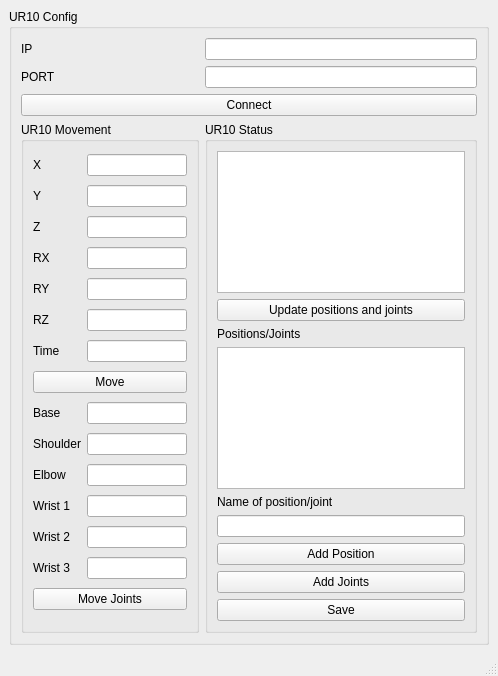
<?xml version="1.0" encoding="UTF-8"?>
<ui version="4.0">
 <class>MainWindow</class>
 <widget class="QMainWindow" name="MainWindow">
  <property name="geometry">
   <rect>
    <x>0</x>
    <y>0</y>
    <width>498</width>
    <height>676</height>
   </rect>
  </property>
  <property name="windowTitle">
   <string>UR10 GUI</string>
  </property>
  <widget class="QWidget" name="centralwidget">
   <layout class="QGridLayout" name="gridLayout_4">
    <item row="0" column="0">
     <layout class="QVBoxLayout" name="verticalLayout">
      <item>
       <widget class="QGroupBox" name="groupBox">
        <property name="title">
         <string>UR10 Config</string>
        </property>
        <layout class="QGridLayout" name="gridLayout_2">
         <item row="1" column="0">
          <widget class="QLabel" name="label_2">
           <property name="text">
            <string>PORT</string>
           </property>
          </widget>
         </item>
         <item row="2" column="0" colspan="2">
          <widget class="QPushButton" name="btnConnect">
           <property name="text">
            <string>Connect</string>
           </property>
          </widget>
         </item>
         <item row="0" column="1">
          <widget class="QLineEdit" name="tbIP"/>
         </item>
         <item row="1" column="1">
          <widget class="QLineEdit" name="tbPort"/>
         </item>
         <item row="0" column="0">
          <widget class="QLabel" name="label">
           <property name="text">
            <string>IP</string>
           </property>
          </widget>
         </item>
         <item row="3" column="0">
          <widget class="QGroupBox" name="groupBox_2">
           <property name="title">
            <string>UR10 Movement</string>
           </property>
           <layout class="QGridLayout" name="gridLayout">
            <item row="5" column="0">
             <widget class="QLabel" name="label_8">
              <property name="text">
               <string>RZ</string>
              </property>
             </widget>
            </item>
            <item row="4" column="1">
             <widget class="QLineEdit" name="tbRy"/>
            </item>
            <item row="5" column="1">
             <widget class="QLineEdit" name="tbRz"/>
            </item>
            <item row="3" column="1">
             <widget class="QLineEdit" name="tbRx"/>
            </item>
            <item row="6" column="1">
             <widget class="QLineEdit" name="tbTime"/>
            </item>
            <item row="11" column="0">
             <widget class="QLabel" name="label_12">
              <property name="text">
               <string>Elbow</string>
              </property>
             </widget>
            </item>
            <item row="4" column="0">
             <widget class="QLabel" name="label_7">
              <property name="text">
               <string>RY</string>
              </property>
             </widget>
            </item>
            <item row="7" column="0" colspan="2">
             <widget class="QPushButton" name="btnMove">
              <property name="text">
               <string>Move</string>
              </property>
             </widget>
            </item>
            <item row="6" column="0">
             <widget class="QLabel" name="label_9">
              <property name="text">
               <string>Time</string>
              </property>
             </widget>
            </item>
            <item row="2" column="0">
             <widget class="QLabel" name="label_5">
              <property name="text">
               <string>Z</string>
              </property>
             </widget>
            </item>
            <item row="0" column="0">
             <widget class="QLabel" name="label_3">
              <property name="text">
               <string>X</string>
              </property>
             </widget>
            </item>
            <item row="0" column="1">
             <widget class="QLineEdit" name="tbX">
              <property name="text">
               <string/>
              </property>
             </widget>
            </item>
            <item row="3" column="0">
             <widget class="QLabel" name="label_6">
              <property name="text">
               <string>RX</string>
              </property>
             </widget>
            </item>
            <item row="1" column="0">
             <widget class="QLabel" name="label_4">
              <property name="text">
               <string>Y</string>
              </property>
             </widget>
            </item>
            <item row="2" column="1">
             <widget class="QLineEdit" name="tbZ"/>
            </item>
            <item row="9" column="1">
             <widget class="QLineEdit" name="tbBase"/>
            </item>
            <item row="10" column="0">
             <widget class="QLabel" name="label_11">
              <property name="text">
               <string>Shoulder</string>
              </property>
             </widget>
            </item>
            <item row="1" column="1">
             <widget class="QLineEdit" name="tbY">
              <property name="text">
               <string/>
              </property>
             </widget>
            </item>
            <item row="9" column="0">
             <widget class="QLabel" name="label_10">
              <property name="text">
               <string>Base</string>
              </property>
             </widget>
            </item>
            <item row="10" column="1">
             <widget class="QLineEdit" name="tbShoulder"/>
            </item>
            <item row="13" column="1">
             <widget class="QLineEdit" name="tbWrist1"/>
            </item>
            <item row="11" column="1">
             <widget class="QLineEdit" name="tbElbow"/>
            </item>
            <item row="17" column="1">
             <widget class="QLineEdit" name="tbWrist3"/>
            </item>
            <item row="14" column="1">
             <widget class="QLineEdit" name="tbWrist2"/>
            </item>
            <item row="13" column="0">
             <widget class="QLabel" name="label_13">
              <property name="text">
               <string>Wrist 1</string>
              </property>
             </widget>
            </item>
            <item row="14" column="0">
             <widget class="QLabel" name="label_14">
              <property name="text">
               <string>Wrist 2</string>
              </property>
             </widget>
            </item>
            <item row="17" column="0">
             <widget class="QLabel" name="label_15">
              <property name="text">
               <string>Wrist 3</string>
              </property>
             </widget>
            </item>
            <item row="23" column="0" colspan="2">
             <widget class="QPushButton" name="btnMoveJoints">
              <property name="text">
               <string>Move Joints</string>
              </property>
             </widget>
            </item>
           </layout>
           <zorder>label_3</zorder>
           <zorder>tbX</zorder>
           <zorder>label_4</zorder>
           <zorder>tbY</zorder>
           <zorder>label_5</zorder>
           <zorder>tbZ</zorder>
           <zorder>label_6</zorder>
           <zorder>tbRx</zorder>
           <zorder>label_7</zorder>
           <zorder>tbRy</zorder>
           <zorder>label_8</zorder>
           <zorder>tbRz</zorder>
           <zorder>btnMove</zorder>
           <zorder>tbTime</zorder>
           <zorder>label_9</zorder>
           <zorder>label_12</zorder>
           <zorder>label_10</zorder>
           <zorder>tbBase</zorder>
           <zorder>label_11</zorder>
           <zorder>tbWrist1</zorder>
           <zorder>tbElbow</zorder>
           <zorder>tbShoulder</zorder>
           <zorder>tbWrist2</zorder>
           <zorder>tbWrist3</zorder>
           <zorder>btnMoveJoints</zorder>
           <zorder>label_13</zorder>
           <zorder>label_14</zorder>
           <zorder>label_15</zorder>
          </widget>
         </item>
         <item row="3" column="1">
          <widget class="QGroupBox" name="groupBox_3">
           <property name="title">
            <string>UR10 Status</string>
           </property>
           <layout class="QGridLayout" name="gridLayout_3">
            <item row="0" column="0">
             <widget class="QPlainTextEdit" name="tbStatus"/>
            </item>
            <item row="7" column="0">
             <widget class="QPushButton" name="btnAddJoint">
              <property name="text">
               <string>Add Joints</string>
              </property>
             </widget>
            </item>
            <item row="3" column="0">
             <widget class="QListWidget" name="lbPoses"/>
            </item>
            <item row="6" column="0">
             <widget class="QPushButton" name="btnAddPosition">
              <property name="text">
               <string>Add Position</string>
              </property>
             </widget>
            </item>
            <item row="2" column="0">
             <widget class="QLabel" name="label_16">
              <property name="text">
               <string>Positions/Joints</string>
              </property>
             </widget>
            </item>
            <item row="5" column="0">
             <widget class="QLineEdit" name="tbName"/>
            </item>
            <item row="4" column="0">
             <widget class="QLabel" name="label_17">
              <property name="text">
               <string>Name of position/joint</string>
              </property>
             </widget>
            </item>
            <item row="8" column="0">
             <widget class="QPushButton" name="btnSave">
              <property name="text">
               <string>Save</string>
              </property>
             </widget>
            </item>
            <item row="1" column="0">
             <widget class="QPushButton" name="btnUpdatePosJoints">
              <property name="text">
               <string>Update positions and joints</string>
              </property>
             </widget>
            </item>
           </layout>
          </widget>
         </item>
        </layout>
       </widget>
      </item>
     </layout>
    </item>
   </layout>
  </widget>
  <widget class="QMenuBar" name="menubar">
   <property name="geometry">
    <rect>
     <x>0</x>
     <y>0</y>
     <width>498</width>
     <height>21</height>
    </rect>
   </property>
  </widget>
  <widget class="QStatusBar" name="statusbar"/>
 </widget>
 <resources/>
 <connections/>
</ui>
